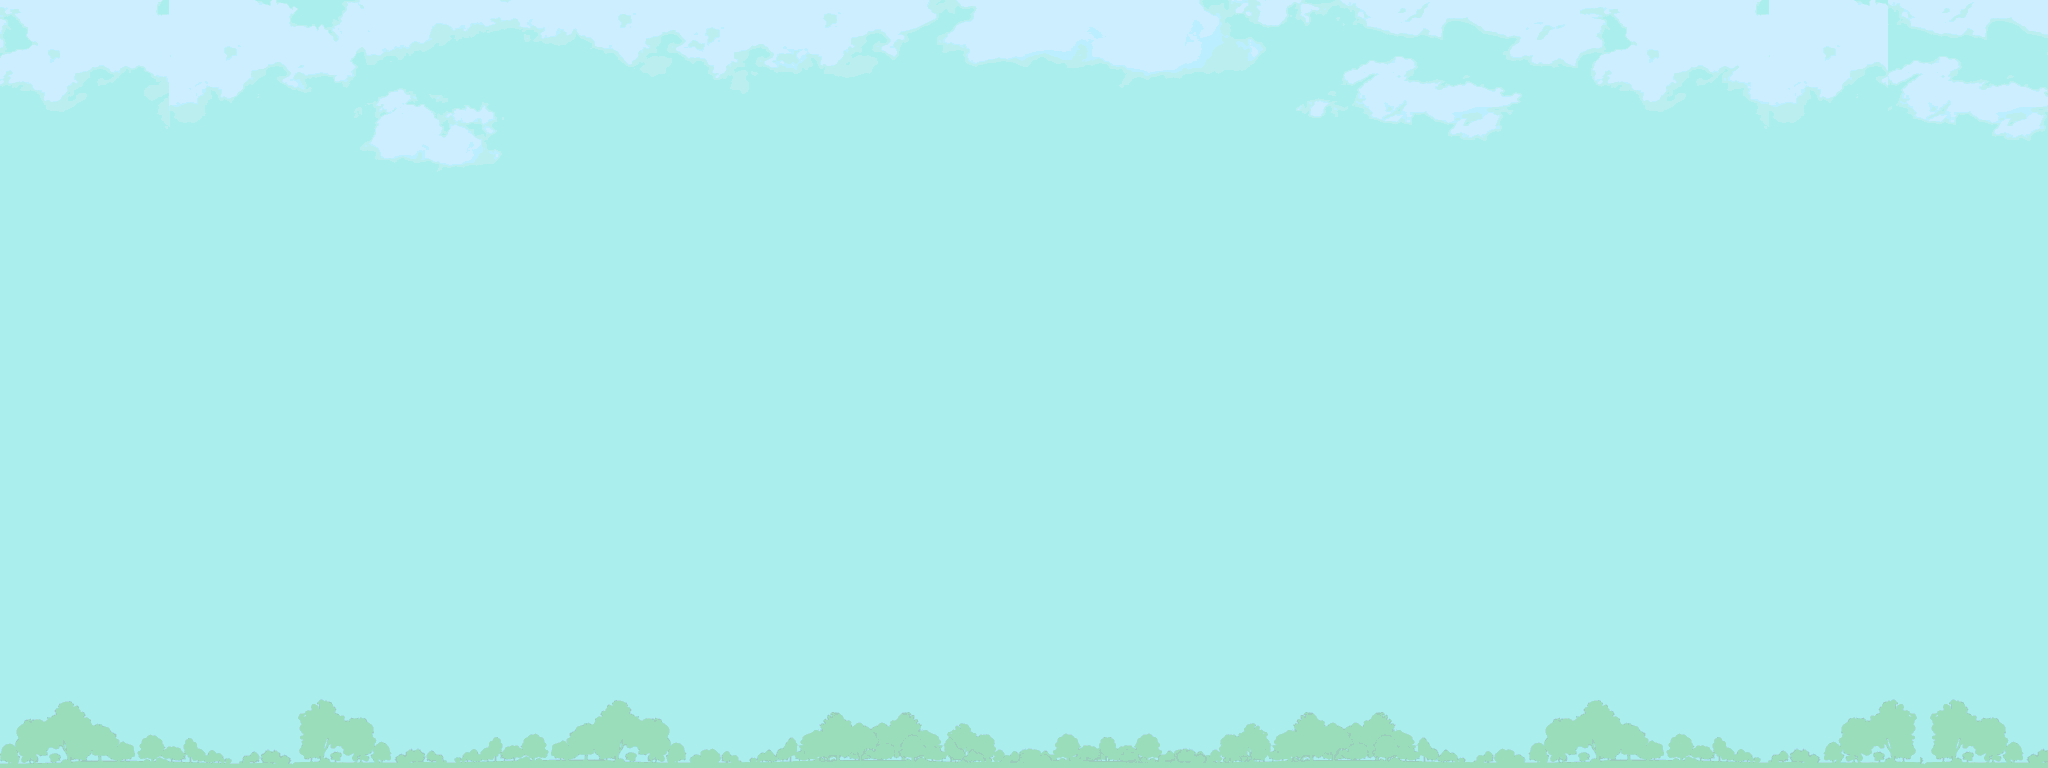

A 2D game scene composited from a Tiled map and its tileset images. What follows is a short description and the map's XML, with each tile layer's data collapsed to a summary:
An orthogonal 64x24 tile map with 32x32 px tiles, 1 tile layer (Background).

<map version="1.0" orientation="orthogonal" width="64" height="24" tilewidth="32" tileheight="32">
 <tileset firstgid="1" name="grass_background" tilewidth="32" tileheight="32">
  <image source="grass_background.png" width="2048" height="1024" />
 </tileset>
 <layer name="Background" width="64" height="24">
  <data>[1536 cells, 1536 non-empty, 535 distinct tile ids]</data>
 </layer>
</map>
